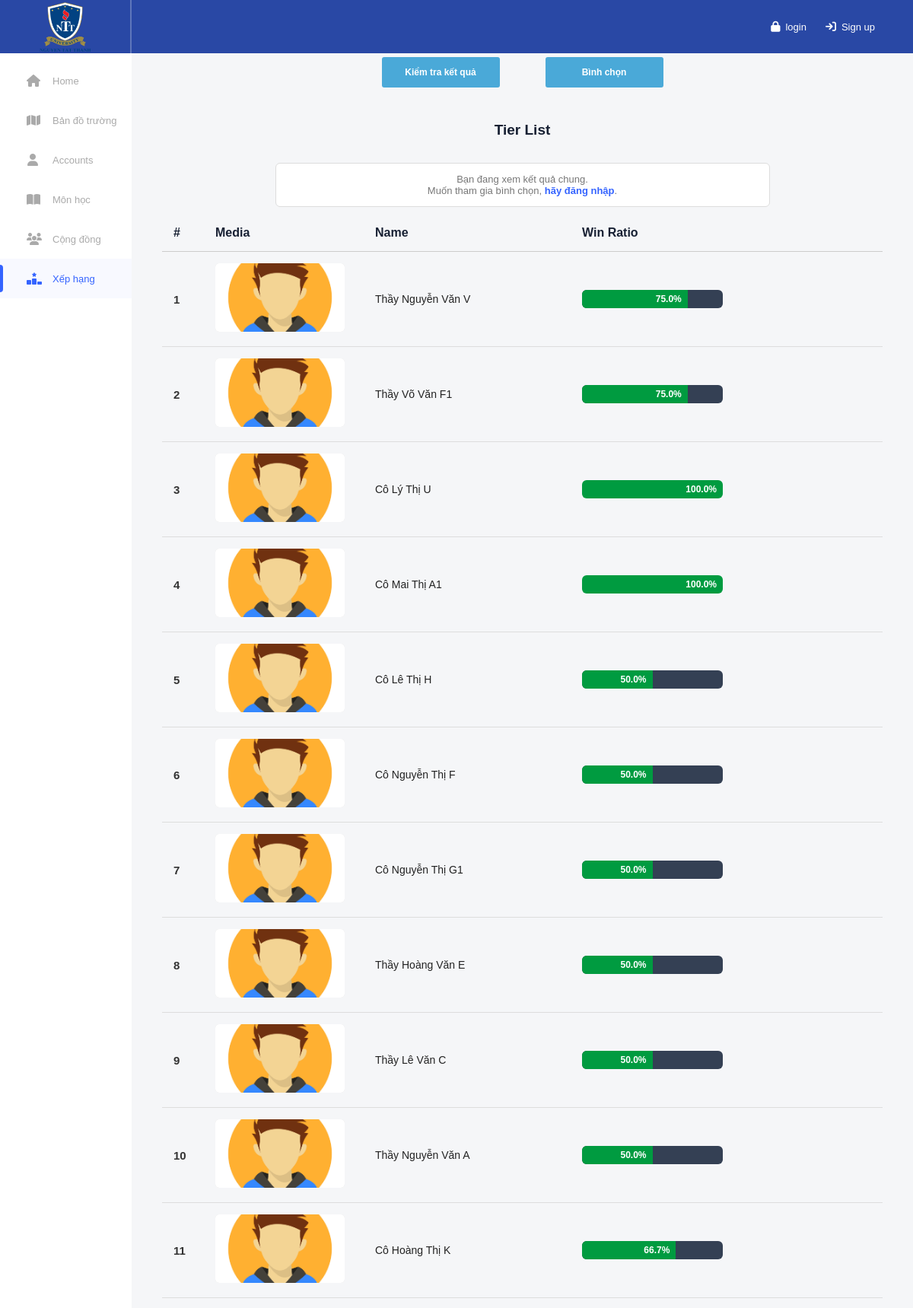
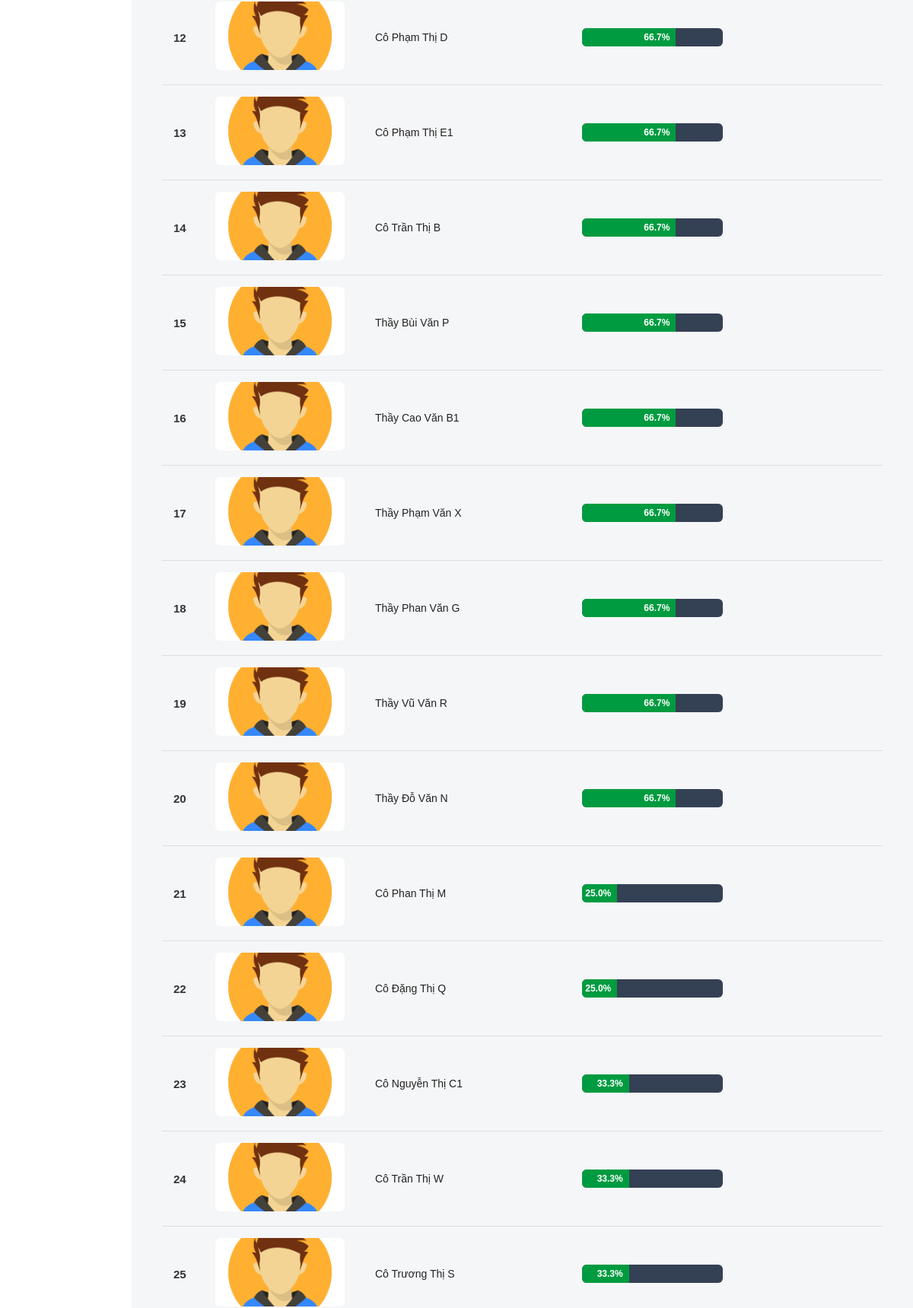
/ranking_results.php (upper part), run on the app's committed database (2 pictures, top to bottom).
### tables this page shows
CREATE TABLE `ranking_items` (
  `id` int(11) NOT NULL,
  `name` varchar(150) NOT NULL,
  `image` varchar(255) DEFAULT 'images/avatar.png',
  `active` tinyint(1) NOT NULL DEFAULT 1,
  `created_at` timestamp NOT NULL DEFAULT current_timestamp()
);

### ranking_results_content.php (the view, shortened to what this page needs)
<?php
$sql = "
SELECT
    r.id,
    r.name,
    r.image,
    COUNT(m.id) AS total_matches,
    SUM(
        CASE
            WHEN m.selected_item_id = r.id
            THEN 1
            ELSE 0
        END
    ) AS wins,
    SUM(
        CASE
            WHEN m.selected_item_id IS NOT NULL
            THEN 1
            ELSE 0
        END
    ) AS total_votes
FROM ranking_items r
LEFT JOIN ranking_session_matches m
    ON (
        m.item_a_id = r.id
        OR
        m.item_b_id = r.id
    )
LEFT JOIN ranking_sessions s
    ON s.id = m.session_id
    AND s.status = 'completed'
WHERE r.active = 1
GROUP BY
    r.id,
    r.name,
    r.image
ORDER BY
    wins DESC,
    total_votes DESC,
    r.name ASC
";
$result = $conn->query($sql);
$ranking = [];
while ($row = $result->fetch_assoc()) {
    $totalVotes =
        intval($row['total_votes']);
    $wins =
        intval($row['wins']);
    if ($totalVotes > 0) {
        $winRatio =
            ($wins / $totalVotes) * 100;
    } else {
        $winRatio = 0;
    }
    $row['win_ratio'] =
        $winRatio;
    $ranking[] = $row;
}
?>
<?php if (empty($ranking)): ?>
    <div class="empty-ranking">
        Chưa có dữ liệu bình chọn.
    </div>
<?php else: ?>
<div class="results-wrapper">
    <div class="results-header">
        <div>#</div>
        <div>Media</div>
        <div>Name</div>
        <div>Win Ratio</div>
    </div>
    <?php
    $rank = 1;
    foreach ($ranking as $item):
    ?>
    <div class="result-row">
        <div class="result-number">
            <?= $rank ?>
        </div>
        <div class="result-media">
            <img
                src="<?= htmlspecialchars(
                    $item['image']
                ) ?>"
                alt=""
            >
        </div>
        <div class="result-name">
            <?= htmlspecialchars(
                $item['name']
            ) ?>
        </div>
        <div>
            <div class="ratio-box">
                <div
                    class="ratio-fill"
                    style="
                        width:
                        <?= number_format(
                            $item['win_ratio'],
                            2,
                            '.',
                            ''
                        ) ?>%;
                    "
                >
                    <?= number_format(
                        $item['win_ratio'],
                        1
                    ) ?>%
                </div>
            </div>
        </div>
    </div>
    <?php
        $rank++;
    endforeach;
    ?>
</div>
<?php endif; ?>

### ranking_results.php (shortened to what this page needs)
<?php
require_once 'config.php';
$userId = $_SESSION['user_id'] ?? null;
$avatar = 'images/avatar.png';
?>
<!DOCTYPE html>
<html lang="vi">
<head>
<link
    rel="stylesheet"
    href="indexStyle.css"
>
<link
    rel="stylesheet"
    href="ranking.css"
>
<link
    rel="stylesheet"
    href="https://cdnjs.cloudflare.com/ajax/libs/font-awesome/6.5.2/css/all.min.css"
>
</head>
<body>
<div class="page">
<header class="header">
<div class="logo-area">
    <img
        src="images/logo.png"
        alt="NTTU"
    >
</div>
<div class="header-right">
<?php if ($userId): ?>
<a
    href="<?= (($_SESSION['role'] ?? '') === 'admin') ? 'admin_settings.php' : 'account.php' ?>"
    class="user-avatar-link"
>
    <img
        src="<?= htmlspecialchars($avatar) ?>"
        alt="Avatar"
        style="
            width:40px;
            height:40px;
            border-radius:50%;
            object-fit:cover;
        "
    >
</a>
<?php else: ?>
       <div class="header-right">
            <a href="login.php" class="header-link">
                <i class="fa-solid fa-lock"></i>
                <span>login</span>
            </a>
            <a href="login.php" class="header-link">
                <i class="fa-solid fa-arrow-right-to-bracket"></i>
                <span>Sign up</span>
            </a>
        </div>
<?php endif; ?>
</div>
</header>
<div class="main">
<aside class="sidebar">
<nav class="menu">
<a href="<?= $userId ? ((($_SESSION['role'] ?? '') === 'admin') ? 'admin.php' : 'user.php') : 'index.html' ?>" class="menu-item">
    <i class="fa-solid fa-house"></i>
    <span>Home</span>
</a>
<?php if (($_SESSION['role'] ?? '') !== 'admin'): ?>
<a href="<?= $userId ? 'map_users.php' : 'map.html' ?>" class="menu-item">
    <i class="fa-solid fa-map"></i>
    <span>Bản đồ trường</span>
</a>
<?php endif; ?>
<a href="<?= $userId ? ((($_SESSION['role'] ?? '') === 'admin') ? 'admin_settings.php' : 'account.php') : 'login.php' ?>" class="menu-item">
    <i class="fa-solid fa-user"></i>
    <span>Accounts</span>
</a>
<a href="<?= $userId ? 'courses.php' : 'course.html' ?>" class="menu-item">
    <i class="fa-solid fa-book-open"></i>
    <span>Môn học</span>
</a>
<a
    href="<?= $userId ? ((($_SESSION['role'] ?? '') === 'admin') ? 'community_admin.php' : 'community_users.php') : 'community.php' ?>"
    class="menu-item"
>
    <i class="fa-solid fa-users"></i>
    <span>Cộng đồng</span>
</a>
<a
    href="<?= (($_SESSION['role'] ?? '') === 'admin') ? 'ranking_results.php' : 'ranking_user.php' ?>"
    class="menu-item active"
>
    <i class="fa-solid fa-ranking-star"></i>
    <span>Xếp hạng</span>
</a>
</nav>
</aside>
<main class="ranking-content">
<div class="ranking-actions">
<a href="ranking_results.php">
    <button class="ranking-btn" type="button">
        Kiểm tra kết quả
    </button>
</a>
<?php if (($_SESSION['role'] ?? '') !== 'admin'): ?>
<a href="<?= $userId ? 'ranking_user.php' : 'login.php' ?>">
    <button class="ranking-btn" type="button">
        Bình chọn
    </button>
</a>
<?php endif; ?>
</div>
<h1 class="ranking-title">
    Tier List
</h1>
<?php if (!$userId): ?>
<div class="login-vote-message">
    Bạn đang xem kết quả chung.
    <br>
    Muốn tham gia bình chọn,
    <a href="login.php">hãy đăng nhập</a>.
</div>
<?php endif; ?>
<?php
include 'ranking_results_content.php';
?>
</main>
</div>
</div>
</body>
</html>

### indexStyle.css (style rules this page uses)
* { margin: 0; padding: 0; box-sizing: border-box; }
html, body { width: 100%; min-height: 100%; }
body { font-family: Arial, Helvetica, sans-serif; background: #f4f5f7; color: #333; }
a { text-decoration: none; color: inherit; }
.page { width: 100%; min-height: 100vh; }
.header { height: 70px; background: #2948a5; display: flex; align-items: center; color: white; }
.logo-area { width: 173px; height: 70px; border-right: 2px solid rgba(255, 255, 255, 0.25); display: flex; justify-content: center; align-items: center; }
.logo-area img { width: 75px; height: 65px; object-fit: contain; }
.header-right { flex: 1; display: flex; justify-content: flex-end; align-items: center; gap: 25px; padding-right: 25px; }
.header-link { display: flex; align-items: center; gap: 7px; font-size: 13px; color: white; transition: 0.2s; }
.header-link i { font-size: 14px; }
.main { display: flex; min-height: calc(100vh - 70px); }
.sidebar { width: 173px; background: white; flex-shrink: 0; }
.menu { padding-top: 10px; }
.menu-item { height: 52px; display: flex; align-items: center; padding-left: 35px; gap: 18px; color: #aaa; font-size: 13px; position: relative; transition: 0.2s; }
.menu-item i { width: 16px; text-align: center; font-size: 16px; }
.menu-item.active { color: #3564ff; background: #f8f9ff; }
.menu-item.active::before { content: ""; position: absolute; left: 0; top: 8px; bottom: 8px; width: 4px; background: #3564ff; border-radius: 0 4px 4px 0; }

### ranking.css (style rules this page uses)
.ranking-content { flex: 1; min-width: 0; background: #f5f6f8; padding: 0 40px 50px; }
.ranking-actions { display: flex; justify-content: center; gap: 60px; padding: 5px 0 45px; }
.ranking-btn { width: 155px; height: 40px; border: none; border-radius: 3px; background: #4aa9d8; color: white; font-size: 12px; font-weight: 600; cursor: pointer; transition: 0.2s; }
.ranking-title { text-align: center; font-size: 19px; color: #172033; margin-bottom: 32px; font-weight: 700; }
.login-vote-message { max-width: 650px; margin: 0 auto 25px; padding: 13px; text-align: center; background: white; border-radius: 6px; border: 1px solid #ddd; color: #777; font-size: 13px; }
.login-vote-message a { color: #3564ff; font-weight: 600; }
.results-wrapper { width: 100%; max-width: 1100px; margin: 0 auto; }
.results-header { display: grid; grid-template-columns: 55px 210px 1fr 190px 190px; align-items: center; border-bottom: 1px solid #ccc; padding: 0 15px 15px; font-weight: 700; color: #172033; }
.result-row { display: grid; grid-template-columns: 55px 210px 1fr 190px 190px; align-items: center; min-height: 115px; padding: 15px; border-bottom: 1px solid #ddd; }
.result-number { font-weight: 700; font-size: 15px; }
.result-media { position: relative; }
.result-media img { width: 170px; height: 90px; object-fit: cover; border-radius: 5px; background: #ddd; }
.result-name { font-size: 14px; color: #222; font-weight: 500; }
.ratio-box { width: 185px; height: 24px; background: #344054; border-radius: 6px; overflow: hidden; position: relative; }
.ratio-fill { height: 100%; background: #009b40; display: flex; align-items: center; justify-content: flex-end; padding-right: 8px; color: white; font-size: 12px; font-weight: 700; min-width: 0; }

### data on the page
ranking_items: image (placeholder picture), name "Thầy Nguyễn Văn V", $item['win_ratio'] 75.00 (drawn), win_ratio "75.0"
ranking_items: image (placeholder picture), name "Thầy Võ Văn F1", $item['win_ratio'] 75.00 (drawn), win_ratio "75.0"
ranking_items: image (placeholder picture), name "Cô Lý Thị U", $item['win_ratio'] 100.00 (drawn), win_ratio "100.0"
ranking_items: image (placeholder picture), name "Cô Mai Thị A1", $item['win_ratio'] 100.00 (drawn), win_ratio "100.0"
ranking_items: image (placeholder picture), name "Cô Lê Thị H", $item['win_ratio'] 50.00 (drawn), win_ratio "50.0"
ranking_items: image (placeholder picture), name "Cô Nguyễn Thị F", $item['win_ratio'] 50.00 (drawn), win_ratio "50.0"
ranking_items: image (placeholder picture), name "Cô Nguyễn Thị G1", $item['win_ratio'] 50.00 (drawn), win_ratio "50.0"
ranking_items: image (placeholder picture), name "Thầy Hoàng Văn E", $item['win_ratio'] 50.00 (drawn), win_ratio "50.0"
ranking_items: image (placeholder picture), name "Thầy Lê Văn C", $item['win_ratio'] 50.00 (drawn), win_ratio "50.0"
ranking_items: image (placeholder picture), name "Thầy Nguyễn Văn A", $item['win_ratio'] 50.00 (drawn), win_ratio "50.0"
ranking_items: image (placeholder picture), name "Cô Hoàng Thị K", $item['win_ratio'] 66.67 (drawn), win_ratio "66.7"
ranking_items: image (placeholder picture), name "Cô Phạm Thị D", $item['win_ratio'] 66.67 (drawn), win_ratio "66.7"
ranking_items: image (placeholder picture), name "Cô Phạm Thị E1", $item['win_ratio'] 66.67 (drawn), win_ratio "66.7"
ranking_items: image (placeholder picture), name "Cô Trần Thị B", $item['win_ratio'] 66.67 (drawn), win_ratio "66.7"
ranking_items: image (placeholder picture), name "Thầy Bùi Văn P", $item['win_ratio'] 66.67 (drawn), win_ratio "66.7"
ranking_items: image (placeholder picture), name "Thầy Cao Văn B1", $item['win_ratio'] 66.67 (drawn), win_ratio "66.7"
ranking_items: image (placeholder picture), name "Thầy Phạm Văn X", $item['win_ratio'] 66.67 (drawn), win_ratio "66.7"
ranking_items: image (placeholder picture), name "Thầy Phan Văn G", $item['win_ratio'] 66.67 (drawn), win_ratio "66.7"
ranking_items: image (placeholder picture), name "Thầy Vũ Văn R", $item['win_ratio'] 66.67 (drawn), win_ratio "66.7"
ranking_items: image (placeholder picture), name "Thầy Đỗ Văn N", $item['win_ratio'] 66.67 (drawn), win_ratio "66.7"
ranking_items: image (placeholder picture), name "Cô Phan Thị M", $item['win_ratio'] 25.00 (drawn), win_ratio "25.0"
ranking_items: image (placeholder picture), name "Cô Đặng Thị Q", $item['win_ratio'] 25.00 (drawn), win_ratio "25.0"
ranking_items: image (placeholder picture), name "Cô Nguyễn Thị C1", $item['win_ratio'] 33.33 (drawn), win_ratio "33.3"
ranking_items: image (placeholder picture), name "Cô Trần Thị W", $item['win_ratio'] 33.33 (drawn), win_ratio "33.3"
ranking_items: image (placeholder picture), name "Cô Trương Thị S", $item['win_ratio'] 33.33 (drawn), win_ratio "33.3"
